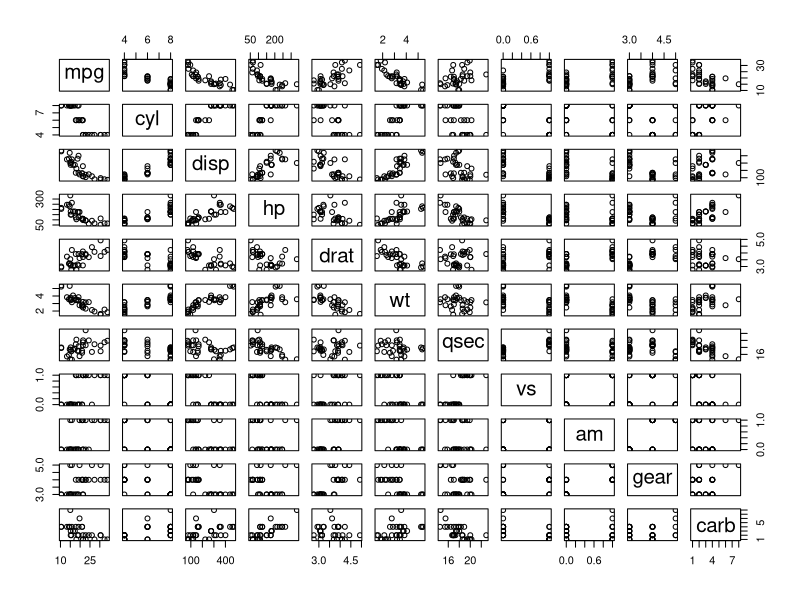
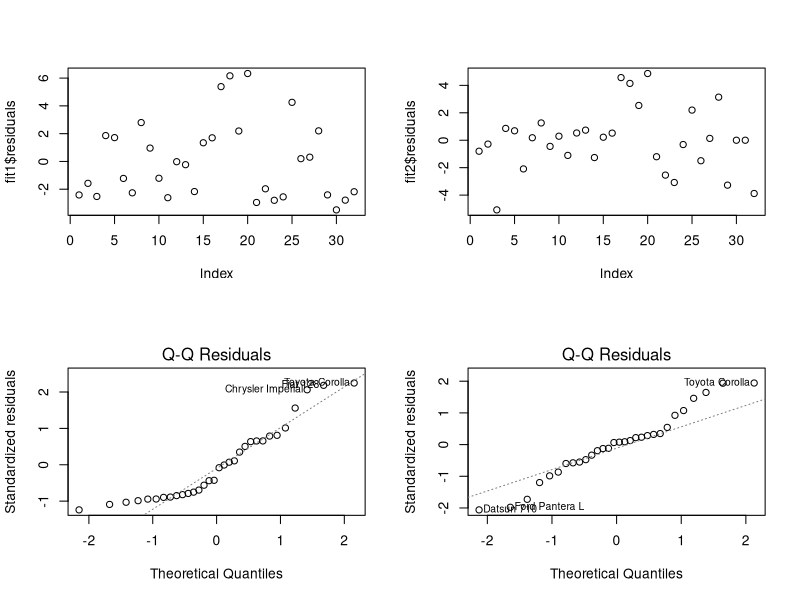

Source code (R) for these figures, in order:
## ---- chunk 1
fit1 <- lm(mpg ~ factor(am) + wt + disp - 1, data=mtcars)
summary(fit1)
fit2 <- lm(mpg ~ factor(am) + wt + disp + factor(gear) + factor(carb) -1, data=mtcars)
summary(fit2)
## ---- chunk 2
data(mtcars)
?mtcars
summary(mtcars)
str(mtcars)
head(mtcars)
plot(mtcars)
## ---- chunk 3
table(mtcars$am)
tapply(mtcars$mpg, mtcars$am, mean)
## ---- chunk 4
tapply(mtcars$disp, mtcars$am, mean)
tapply(mtcars$wt, mtcars$am, mean)
## ---- chunk 5
par(mfrow=c(2,2))
plot(fit1$residuals)
plot(fit2$residuals)
plot(fit1, which=2)
plot(fit2, which=2)
